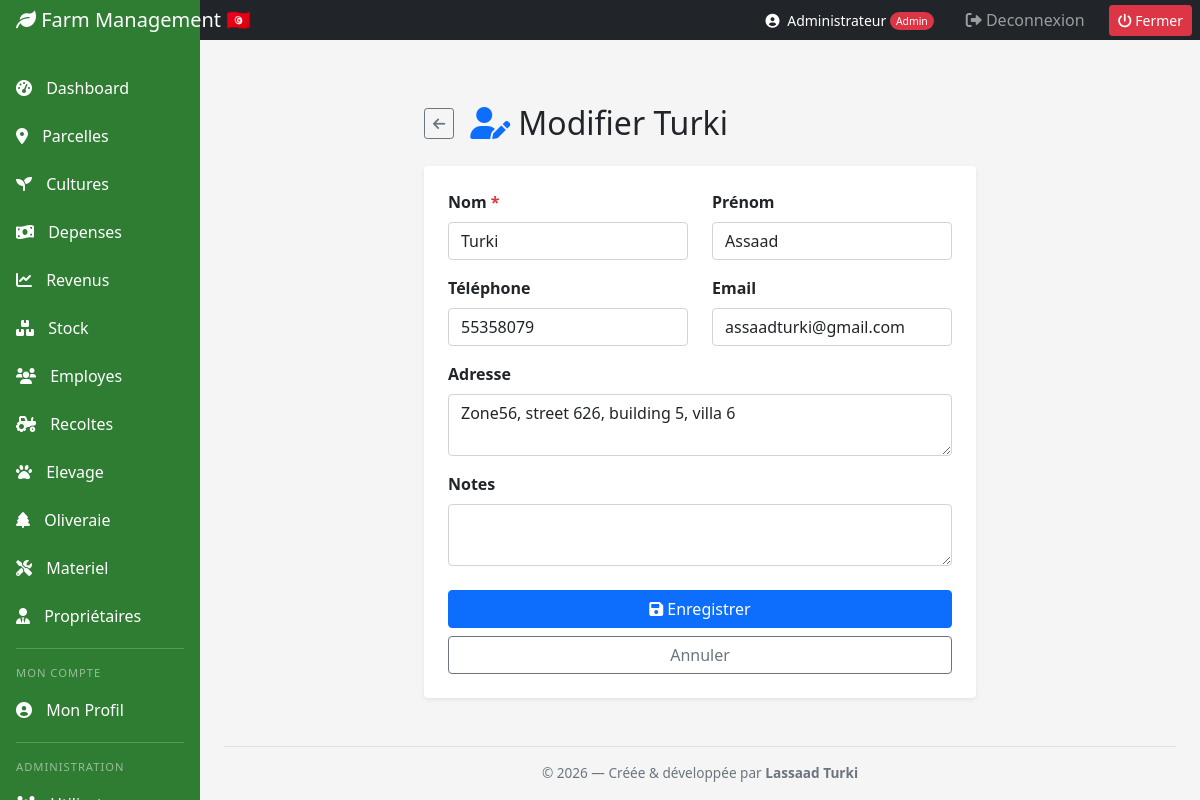
The app's page /proprietaires/edit/1 (signed in) with its own data.
### models/__init__.py (models this page shows, shortened)
class User(UserMixin, db.Model):
    __tablename__ = 'users'
    id = db.Column(db.Integer, primary_key=True)
    nom = db.Column(db.String(100), nullable=False)
    email = db.Column(db.String(100), unique=True, nullable=False)
    mot_de_passe = db.Column(db.String(255), nullable=False)
    role = db.Column(db.String(50), default='employee')
    date_creation = db.Column(db.DateTime, default=datetime.utcnow)
    is_active = db.Column(db.Boolean, default=True)
    telephone = db.Column(db.String(20))
    adresse = db.Column(db.Text)

class Proprietaire(db.Model):
    __tablename__ = 'proprietaires'
    id = db.Column(db.Integer, primary_key=True)
    nom = db.Column(db.String(100), nullable=False)
    prenom = db.Column(db.String(100))
    telephone = db.Column(db.String(20))
    email = db.Column(db.String(100))
    adresse = db.Column(db.Text)
    notes = db.Column(db.Text)
    date_creation = db.Column(db.DateTime, default=datetime.utcnow)
    parts = db.relationship('PartProprietaire', backref='proprietaire', lazy=True, cascade='all, delete-orphan')
    depenses_perso = db.relationship('DepenseProprietaire', backref='proprietaire', lazy=True, cascade='all, delete-orphan')

### app.py (the view, shortened to what this page needs)
@app.route('/proprietaires/edit/<int:id>', methods=['GET', 'POST'])
@login_required
@manager_required
def edit_proprietaire(id):
    prop = db.get_or_404(Proprietaire, id)
    return render_template('proprietaires/edit.html', prop=prop)

### app.py (called while the page is built)
def manager_required(f):
    @wraps(f)
    def decorated_function(*args, **kwargs):
        if not current_user.is_authenticated or current_user.role not in ['admin', 'manager']:
            abort(403)
        return f(*args, **kwargs)
    return decorated_function

@login_manager.user_loader
def load_user(user_id):
    return db.session.get(User, int(user_id))

### templates/proprietaires/edit.html (shortened to what this page needs)
{% extends "base.html" %}
{% block content %}
<div class="container py-4" style="max-width:600px">
  <div class="d-flex align-items-center mb-4">
    <a href="{{ url_for('proprietaires') }}" class="btn btn-outline-secondary btn-sm me-3">
      <i class="fas fa-arrow-left"></i>
    </a>
    <h2 class="mb-0"><i class="fas fa-user-edit text-primary me-2"></i>Modifier {{ prop.nom }}</h2>
  </div>
  <div class="card border-0 shadow-sm">
    <div class="card-body p-4">
      <form method="POST">
        <div class="row">
          <div class="col-md-6 mb-3">
            <label class="form-label fw-bold">Nom <span class="text-danger">*</span></label>
            <input type="text" name="nom" class="form-control" value="{{ prop.nom }}" required>
          </div>
          <div class="col-md-6 mb-3">
            <label class="form-label fw-bold">Prénom</label>
            <input type="text" name="prenom" class="form-control" value="{{ prop.prenom or '' }}">
          </div>
          <div class="col-md-6 mb-3">
            <label class="form-label fw-bold">Téléphone</label>
            <input type="tel" name="telephone" class="form-control" value="{{ prop.telephone or '' }}">
          </div>
          <div class="col-md-6 mb-3">
            <label class="form-label fw-bold">Email</label>
            <input type="email" name="email" class="form-control" value="{{ prop.email or '' }}">
          </div>
          <div class="col-12 mb-3">
            <label class="form-label fw-bold">Adresse</label>
            <textarea name="adresse" class="form-control" rows="2">{{ prop.adresse or '' }}</textarea>
          </div>
          <div class="col-12 mb-4">
            <label class="form-label fw-bold">Notes</label>
            <textarea name="notes" class="form-control" rows="2">{{ prop.notes or '' }}</textarea>
          </div>
        </div>
        <div class="d-grid gap-2">
          <button type="submit" class="btn btn-primary"><i class="fas fa-save me-1"></i>Enregistrer</button>
          <a href="{{ url_for('proprietaires') }}" class="btn btn-outline-secondary">Annuler</a>
        </div>
      </form>
    </div>
  </div>
</div>
{% endblock %}

### templates/base.html (shortened to what this page needs)
<!DOCTYPE html>
<html lang="fr">
<head>
    <link href="https://cdn.jsdelivr.net/npm/bootstrap@5.1.3/dist/css/bootstrap.min.css" rel="stylesheet">
    <link href="https://cdnjs.cloudflare.com/ajax/libs/font-awesome/6.0.0/css/all.min.css" rel="stylesheet">
</head>
<body>
    <nav class="navbar navbar-dark sticky-top bg-dark flex-md-nowrap p-0">
        <a class="navbar-brand col-md-3 col-lg-2 me-0 px-3" href="{{ url_for('dashboard') }}">
            <i class="fas fa-leaf"></i> Farm Management 🇹🇳
        </a>
        <div class="navbar-nav ms-auto d-flex flex-row align-items-center">
            {% if current_user.is_authenticated %}
            <span class="text-white me-3 small">
                <i class="fas fa-user-circle me-1"></i>
                {{ current_user.nom }}
                {% if current_user.role == 'admin' %}
                    <span class="role-badge bg-danger text-white">Admin</span>
                {% elif current_user.role == 'manager' %}
                    <span class="role-badge bg-primary text-white">Manager</span>
                {% else %}
                    <span class="role-badge bg-success text-white">Employé</span>
                {% endif %}
            </span>
            {% endif %}
            <div class="nav-item text-nowrap">
                <a class="nav-link px-3" href="{{ url_for('logout') }}">
                    <i class="fas fa-sign-out-alt"></i> Deconnexion
                </a>
            </div>
	    <div class="nav-item text-nowrap">
   		 <button onclick="if(confirm('Fermer l\'application ?')) window.close();"
            	 class="btn btn-sm btn-danger ms-2 me-2">
        	 	<i class="fas fa-power-off"></i> Fermer
    		 </button>
	   </div>
        </div>
    </nav>
    <div class="container-fluid">
        <div class="row">
            <nav class="col-md-3 col-lg-2 d-md-block sidebar">
                <div class="position-sticky pt-3">
                    <ul class="nav flex-column">
                        <li class="nav-item"><a class="nav-link" href="{{ url_for('dashboard') }}"><i class="fas fa-tachometer-alt"></i> Dashboard</a></li>
                        <li class="nav-item"><a class="nav-link" href="{{ url_for('plots') }}"><i class="fas fa-map-marker-alt"></i> Parcelles</a></li>
                        <li class="nav-item"><a class="nav-link" href="{{ url_for('crops') }}"><i class="fas fa-seedling"></i> Cultures</a></li>
                        <li class="nav-item"><a class="nav-link" href="{{ url_for('expenses') }}"><i class="fas fa-money-bill-wave"></i> Depenses</a></li>
                        <li class="nav-item"><a class="nav-link" href="{{ url_for('revenues') }}"><i class="fas fa-chart-line"></i> Revenus</a></li>
                        <li class="nav-item"><a class="nav-link" href="{{ url_for('inventory') }}"><i class="fas fa-boxes"></i> Stock</a></li>
                        <li class="nav-item"><a class="nav-link" href="{{ url_for('employees') }}"><i class="fas fa-users"></i> Employes</a></li>
                        <li class="nav-item"><a class="nav-link" href="{{ url_for('harvests') }}"><i class="fas fa-tractor"></i> Recoltes</a></li>
                        <li class="nav-item"><a class="nav-link" href="{{ url_for('livestock_dashboard') }}"><i class="fas fa-paw"></i> Elevage</a></li>
                        <li class="nav-item"><a class="nav-link" href="{{ url_for('oliviers') }}"><i class="fas fa-tree"></i> Oliveraie</a></li>
                        <li class="nav-item"><a class="nav-link" href="{{ url_for('materiel') }}"><i class="fas fa-tools"></i> Materiel</a></li>
			<li class="nav-item"><a class="nav-link" href="{{ url_for('proprietaires') }}"><i class="fas fa-user-tie"></i> Propriétaires</a></li>
                        <div class="sidebar-divider"></div>
                        <div class="sidebar-section-label">Mon compte</div>
                        <li class="nav-item">
                            <a class="nav-link" href="{{ url_for('profile') }}">
                                <i class="fas fa-user-circle"></i> Mon Profil
                            </a>
                        </li>
                        {% if current_user.is_authenticated and current_user.role == 'admin' %}
                        <div class="sidebar-divider"></div>
                        <div class="sidebar-section-label">Administration</div>
                        <li class="nav-item">
                            <a class="nav-link" href="{{ url_for('admin_users') }}">
                                <i class="fas fa-users-cog"></i> Utilisateurs
                            </a>
                        </li>
                        {% endif %}
                    </ul>
                </div>
            </nav>
            <main class="col-md-9 ms-sm-auto col-lg-10 px-md-4">
                <div class="pt-3 pb-2 mb-3">
                </div>
              {% block content %}{% endblock %}
		<div class="text-center py-3 mt-4" style="border-top: 1px solid #dee2e6; color: #6c757d; font-size: 0.85rem;">
    			© 2026 — Créée &amp; développée par <strong>Lassaad Turki</strong>
		</div>
            </main>
        </div>
    </div>
</body>
</html>

### templates/base.html (style rules this page uses)
:root { --agricultural-green: #2E7D32; }
body { background-color: #f5f5f5; }
.sidebar { position: fixed; top: 0; bottom: 0; left: 0; z-index: 100; padding: 48px 0 0; background-color: var(--agricultural-green); }
.sidebar .nav-link { font-weight: 500; color: white; padding: 0.75rem 1rem; transition: all 0.3s; }
.sidebar .nav-link i { margin-right: 10px; }
.sidebar-divider { border-top: 1px solid rgba(255,255,255,0.2); margin: 0.5rem 1rem; }
.sidebar-section-label { color: rgba(255,255,255,0.5); font-size: 0.7rem; text-transform: uppercase; letter-spacing: 1px; padding: 0.5rem 1rem 0.25rem; }
.navbar-brand { background-color: var(--agricultural-green); }
.role-badge { font-size: 0.65rem; padding: 2px 6px; border-radius: 10px; vertical-align: middle; }

### records on screen
User: nom "Administrateur"
Proprietaire: nom "Turki", prenom "Assaad", telephone "55358079", email "assaadturki@gmail.com", adresse "Zone56, street 626, building 5, villa 6"
